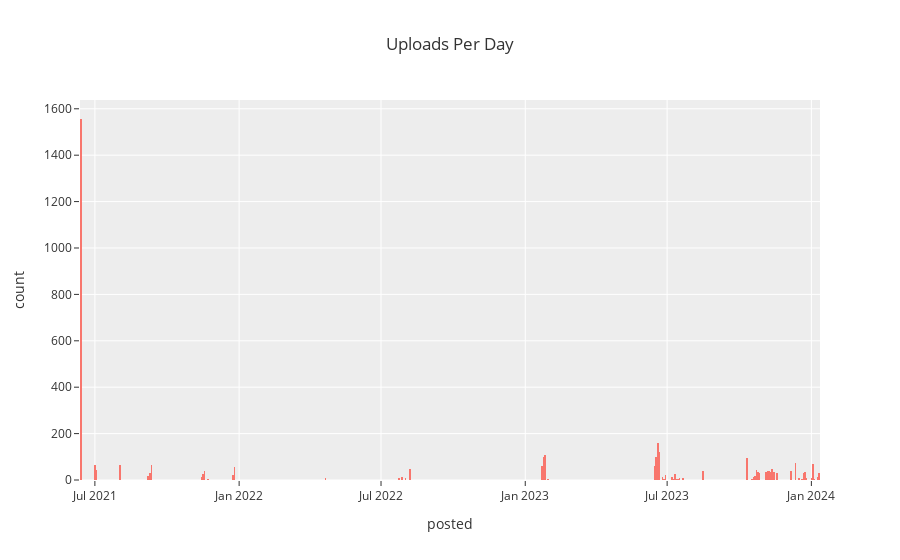

Here is the notebook cell this chart was saved with:
### Markdown cell above
### Uploads Per Day

### Code cell
px.histogram(
    posts,
    x="posted",
    title="Uploads Per Day",
    cumulative=False,
    barmode="group",
    nbins=diff.days,
).show()

### Figure 1 — Plotly figure (JSON) as saved in the notebook; plotly's stock layout.template omitted (floating-point values rounded to 4 significant figures; data arrays with more than 128 entries replaced by an {"elided": "..."} marker saying what was removed)
{"data": [{"alignmentgroup": "True", "bingroup": "x", "cumulative": {"enabled": false}, "hovertemplate": "posted=%{x}<br>count=%{y}<extra></extra>", "legendgroup": "", "marker": {"color": "#F8766D", "pattern": {"shape": ""}}, "name": "", "nbinsx": 942, "offsetgroup": "", "orientation": "v", "showlegend": false, "type": "histogram", "x": {"elided": "3792 str values"}, "xaxis": "x", "yaxis": "y"}], "layout": {"autosize": true, "barmode": "group", "legend": {"tracegroupgap": 0}, "title": {"text": "Uploads Per Day"}, "xaxis": {"anchor": "y", "autorange": true, "domain": [0, 1], "range": ["2021-06-12", "2024-01-12"], "title": {"text": "posted"}, "type": "date"}, "yaxis": {"anchor": "x", "autorange": true, "domain": [0, 1], "range": [0, 1638.0], "title": {"text": "count"}}}}
